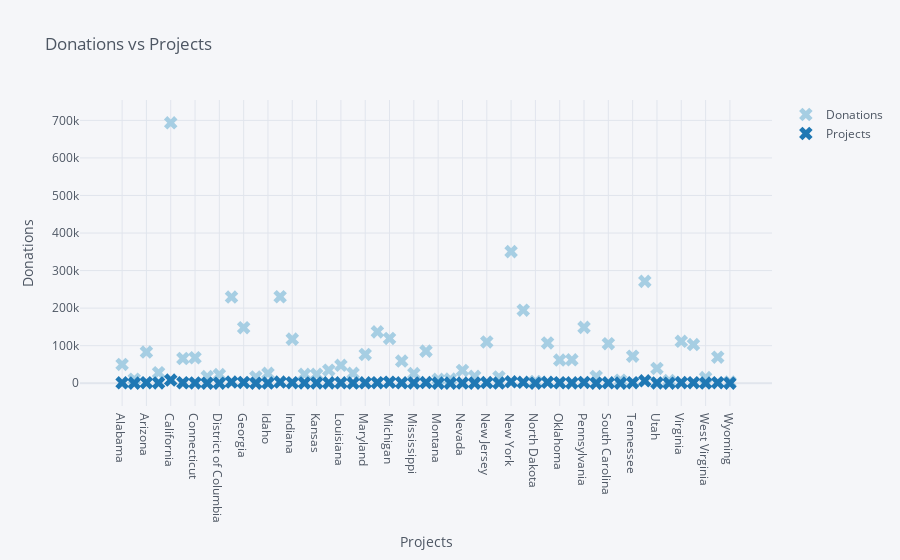

Write notebook code for a chart like this one.
### Code cell
df.iplot(kind='scatter',xTitle='Projects',yTitle='Donations',title='Donations vs Projects',symbol='x',colorscale='paired',mode ='markers')

### Figure 1 — Plotly figure (JSON) as saved in the notebook; plotly's stock layout.template omitted (floating-point values rounded to 4 significant figures)
{"data": [{"line": {"color": "rgba(166, 206, 227, 1.0)", "dash": "solid", "shape": "linear", "width": 1.3}, "marker": {"size": 12, "symbol": "x"}, "mode": "markers", "name": "Donations", "text": "", "type": "scatter", "x": ["Alabama", "Alaska", "Arizona", "Arkansas", "California", "Colorado", "Connecticut", "Delaware", "District of Columbia", "Florida", "Georgia", "Hawaii", "Idaho", "Illinois", "Indiana", "Iowa", "Kansas", "Kentucky", "Louisiana", "Maine", "Maryland", "Massachusetts", "Michigan", "Minnesota", "Mississippi", "Missouri", "Montana", "Nebraska", "Nevada", "New Hampshire", "New Jersey", "New Mexico", "New York", "North Carolina", "North Dakota", "Ohio", "Oklahoma", "Oregon", "Pennsylvania", "Rhode Island", "South Carolina", "South Dakota", "Tennessee", "Texas", "Utah", "Vermont", "Virginia", "Washington", "West Virginia", "Wisconsin", "Wyoming"], "y": [50002, 10729, 83092, 28021, 693577, 65940, 67892, 17872, 23217, 229542, 147897, 16707, 26245, 230350, 117470, 23894, 23598, 34700, 47699, 26550, 76769, 136845, 119337, 59078, 25863, 85597, 10614, 11131, 34220, 18555, 109926, 16734, 350553, 194465, 4666, 107401, 61697, 62418, 148752, 18129, 105421, 7982, 72123, 271348, 39336, 7157, 111740, 103021, 14929, 69479, 3476]}, {"line": {"color": "rgba(31, 120, 180, 1.0)", "dash": "solid", "shape": "linear", "width": 1.3}, "marker": {"size": 12, "symbol": "x"}, "mode": "markers", "name": "Projects", "text": "", "type": "scatter", "x": ["Alabama", "Alaska", "Arizona", "Arkansas", "California", "Colorado", "Connecticut", "Delaware", "District of Columbia", "Florida", "Georgia", "Hawaii", "Idaho", "Illinois", "Indiana", "Iowa", "Kansas", "Kentucky", "Louisiana", "Maine", "Maryland", "Massachusetts", "Michigan", "Minnesota", "Mississippi", "Missouri", "Montana", "Nebraska", "Nevada", "New Hampshire", "New Jersey", "New Mexico", "New York", "North Carolina", "North Dakota", "Ohio", "Oklahoma", "Oregon", "Pennsylvania", "Rhode Island", "South Carolina", "South Dakota", "Tennessee", "Texas", "Utah", "Vermont", "Virginia", "Washington", "West Virginia", "Wisconsin", "Wyoming"], "y": [1141, 273, 1529, 923, 8457, 1321, 816, 208, 227, 3302, 2125, 266, 513, 3126, 1555, 833, 851, 1024, 1215, 483, 1145, 1447, 2653, 1169, 840, 1779, 312, 409, 538, 299, 1775, 546, 3819, 2543, 200, 2546, 1340, 978, 2163, 246, 1260, 317, 1555, 6485, 883, 181, 1656, 1581, 513, 1479, 148]}], "layout": {"autosize": true, "legend": {"bgcolor": "#F5F6F9", "font": {"color": "#4D5663"}}, "paper_bgcolor": "#F5F6F9", "plot_bgcolor": "#F5F6F9", "title": {"font": {"color": "#4D5663"}, "text": "Donations vs Projects"}, "xaxis": {"autorange": true, "gridcolor": "#E1E5ED", "range": [-3.23, 53.23], "showgrid": true, "tickfont": {"color": "#4D5663"}, "title": {"font": {"color": "#4D5663"}, "text": "Projects"}, "type": "category", "zerolinecolor": "#E1E5ED"}, "yaxis": {"autorange": true, "gridcolor": "#E1E5ED", "range": [-118300.0, 812000.0], "showgrid": true, "tickfont": {"color": "#4D5663"}, "title": {"font": {"color": "#4D5663"}, "text": "Donations"}, "type": "linear", "zerolinecolor": "#E1E5ED"}}}
